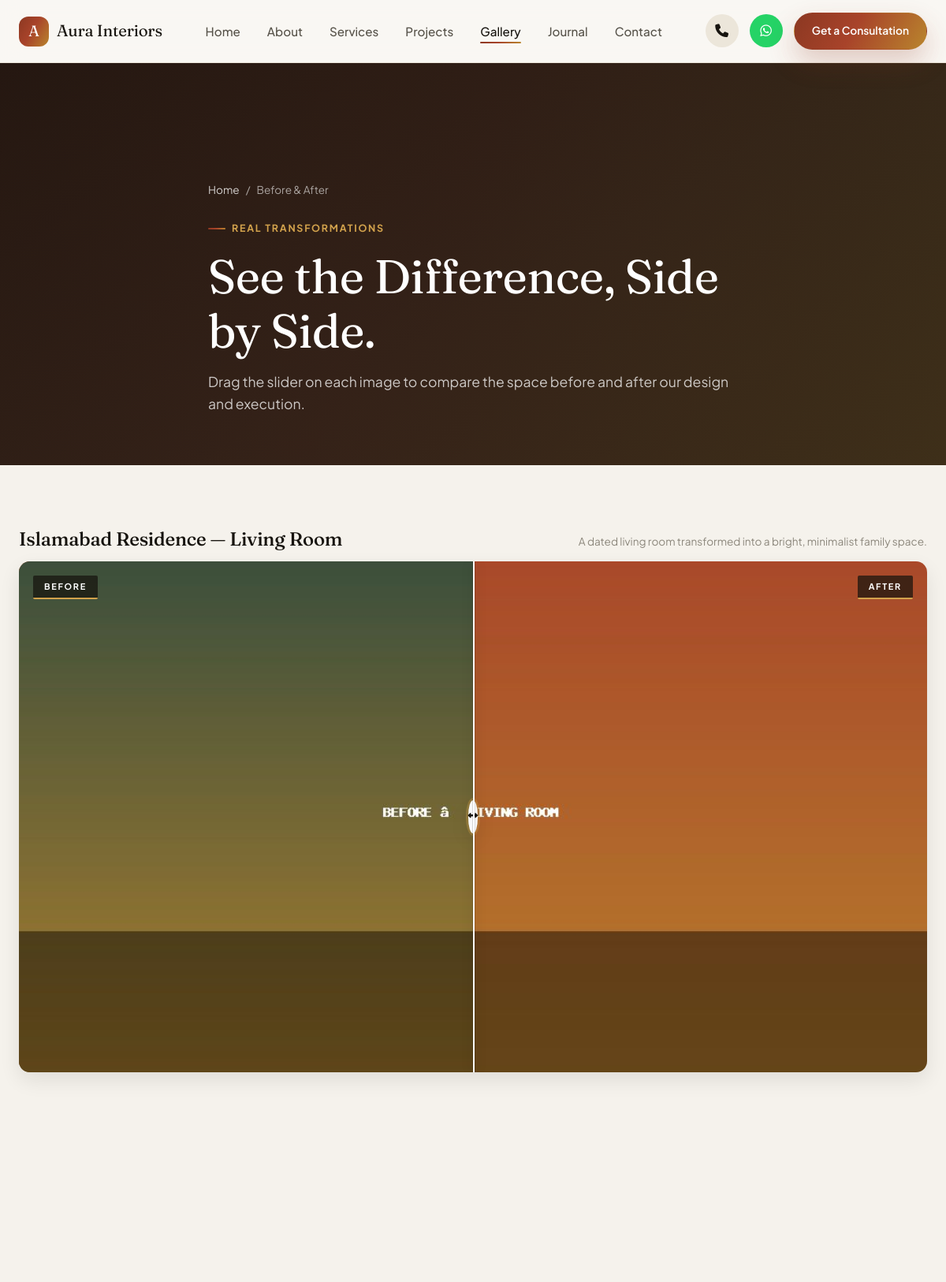
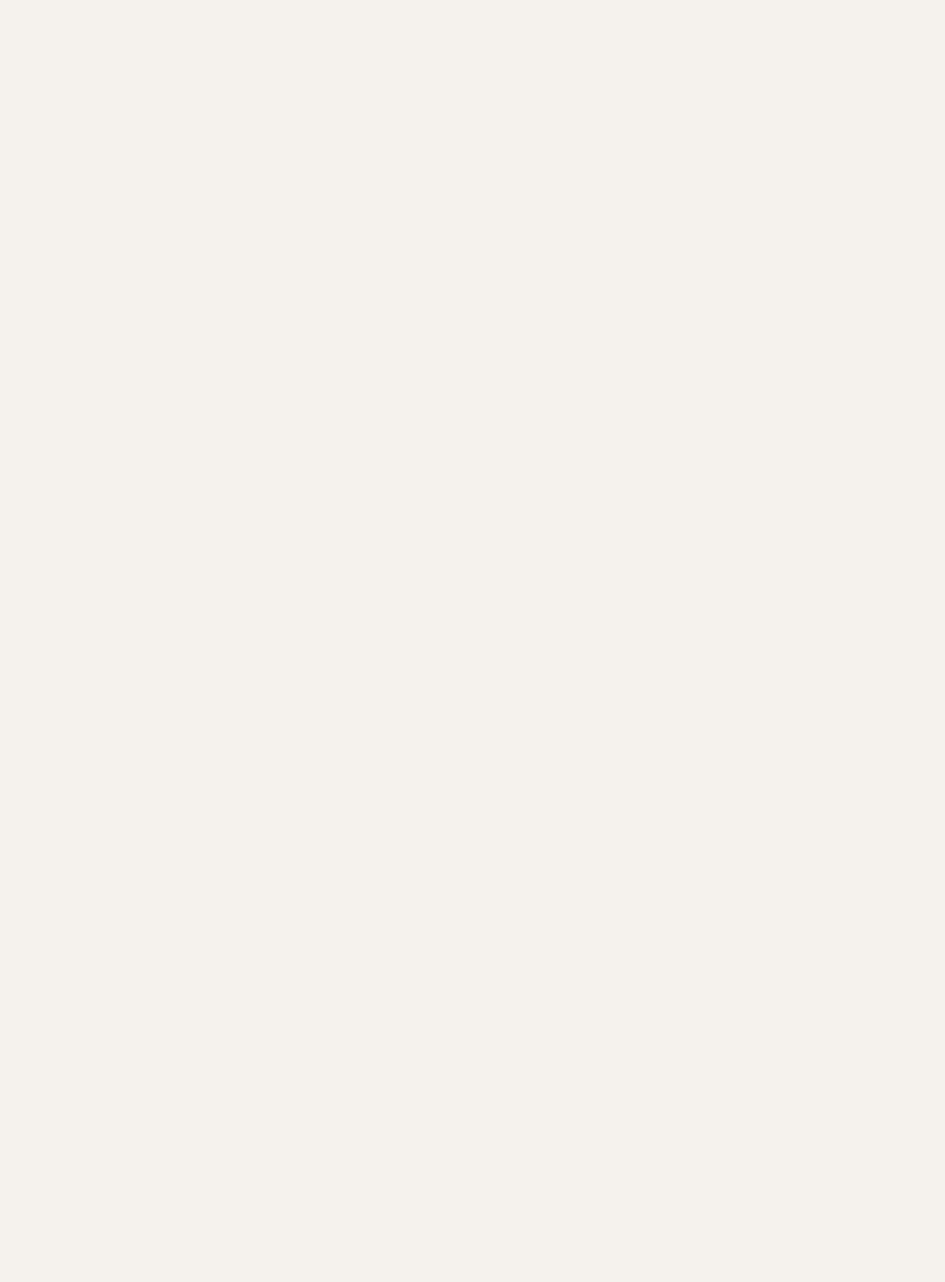
The page /before-after.php (upper part) on the database its author committed (2 pictures, top to bottom).
### tables this page shows
CREATE TABLE `before_after` (
  `id` INT UNSIGNED AUTO_INCREMENT PRIMARY KEY,
  `project_name` VARCHAR(180) NOT NULL,
  `description` VARCHAR(500) NULL,
  `before_image` VARCHAR(255) NOT NULL,
  `after_image` VARCHAR(255) NOT NULL,
  `sort_order` SMALLINT NOT NULL DEFAULT 0,
  `is_published` TINYINT(1) NOT NULL DEFAULT 1,
  `created_at` DATETIME NOT NULL DEFAULT CURRENT_TIMESTAMP
);

### includes/functions.php (called while the page is built, shortened)
<?php
function e(?string $value): string
{
    return htmlspecialchars($value ?? '', ENT_QUOTES, 'UTF-8');
}
function asset(string $path): string
{
    return BASE_URL . '/' . ltrim($path, '/');
}

### config/database.php (called while the page is built, shortened)
<?php
function db(): PDO
{
    static $pdo = null;
    if ($pdo instanceof PDO) {
        return $pdo;
    }
    $dsn = 'mysql:host=' . DB_HOST . ';dbname=' . DB_NAME . ';charset=' . DB_CHARSET;
    try {
        $pdo = new PDO($dsn, DB_USER, DB_PASS, [
            PDO::ATTR_ERRMODE            => PDO::ERRMODE_EXCEPTION,
            PDO::ATTR_DEFAULT_FETCH_MODE => PDO::FETCH_ASSOC,
            PDO::ATTR_EMULATE_PREPARES   => false,
        ]);
    } catch (PDOException $e) {
        http_response_code(500);
        if (defined('SITE_ENV') && SITE_ENV === 'local') {
            die('Database connection failed: ' . $e->getMessage());
        }
        die('We are experiencing a temporary issue. Please try again shortly.');
    }
    return $pdo;
}

### before-after.php (the view, shortened to what this page needs)
<?php
$items = db()->query('SELECT * FROM before_after WHERE is_published = 1 ORDER BY sort_order')->fetchAll();
require __DIR__ . '/includes/header.php';
?>
<section class="page-hero">
  <div class="container page-hero__inner">
    <div class="breadcrumb"><a href="<?= asset('index.php') ?>">Home</a> / <span>Before &amp; After</span></div>
    <div class="eyebrow" style="color:#D2A24C">Real Transformations</div>
    <h1>See the Difference, Side by Side.</h1>
    <p>Drag the slider on each image to compare the space before and after our design and execution.</p>
  </div>
</section>
<section class="section">
  <div class="container">
    <div class="ba-grid">
      <?php foreach ($items as $ba): ?>
        <div class="reveal">
          <div class="ba-item__label">
            <h3><?= e($ba['project_name']) ?></h3>
            <span><?= e($ba['description']) ?></span>
          </div>
          <div class="ba-slider">
            <span class="ba-tag ba-tag--before">Before</span>
            <span class="ba-tag ba-tag--after">After</span>
            <div class="ba-handle"><span class="ba-handle__grip"><i class="fa-solid fa-left-right"></i></span></div>
          </div>
        </div>
      <?php endforeach; ?>
    </div>
  </div>
</section>
<?php require __DIR__ . '/includes/footer.php'; ?>

### assets/css/style.css (style rules this page uses)
:root { --bg: #F5F2EC; --surface: #FFFFFF; --surface-2: #ECE6DA; --surface-tint: #F1ECE1; --ink: #17140F; --ink-soft: #57534A; --ink-faint: #8C877C; --line: #DED6C6; --line-soft: #EAE4D8; --accent-1: #A8432A; --accent-2: #B9852D; --accent-3: #2F4A3E; --accent-4: #D2A24C; --gradient-brand: linear-gradient(120deg, #8C3822 0%, #A8432A 45%, #B9852D 100%); --gradient-brand-soft: linear-gradient(135deg, rgba(168,67,42,.10), rgba(185,133,45,.10)); --gradient-surface: linear-gradient(160deg, #FFFFFF 0%, #FBF8F2 55%, #F7F1E4 100%); --gradient-dark: linear-gradient(150deg, #14120E 0%, #211C15 55%, #2A2116 100%); --gradient-line: linear-gradient(90deg, var(--accent-1), var(--accent-2), var(--accent-4)); --shadow-sm: 0 2px 10px rgba(23,20,15,.06); --shadow-md: 0 10px 26px rgba(23,20,15,.09); --shadow-lg: 0 22px 50px rgba(23,20,15,.16); --shadow-glow: 0 16px 34px rgba(140,56,34,.24); --radius-sm: 8px; --radius-md: 14px; --radius-lg: 20px; --radius-pill: 999px; --font-display: 'Fraunces', 'Georgia', serif; --font-body: 'Plus Jakarta Sans', -apple-system, BlinkMacSystemFont, 'Segoe UI', sans-serif; --container: 1240px; --header-h: 80px; }
*,*::before,*::after { box-sizing:border-box; margin:0; padding:0; }
html { scroll-behavior:smooth; }
body { font-family: var(--font-body); background: var(--bg); color: var(--ink); line-height:1.6; font-size:16px; -webkit-font-smoothing:antialiased; overflow-x:hidden; }
a { color:inherit; text-decoration:none; }
.container { max-width:var(--container); margin:0 auto; padding:0 24px; }
h1,h2,h3,h4,h5 { font-family: var(--font-display); font-weight:500; line-height:1.15; letter-spacing:-0.01em; color:var(--ink); }
h1 { font-size:clamp(2.6rem, 5vw, 4.6rem); font-weight:400; }
h3 { font-size:clamp(1.3rem, 2vw, 1.7rem); }
p { color:var(--ink-soft); }
.eyebrow { display:inline-flex; align-items:center; gap:8px; font-family:var(--font-body); font-weight:700; font-size:.78rem; letter-spacing:.14em; text-transform:uppercase; color:var(--accent-2); margin-bottom:16px; }
.eyebrow::before { content:''; width:22px; height:2px; background:var(--gradient-brand); border-radius:2px; }
.section { padding:80px 0; position:relative; }
.reveal { opacity:0; transform:translateY(14px); transition:opacity .5s cubic-bezier(.2,.7,.2,1), transform .5s cubic-bezier(.2,.7,.2,1); }
.reveal.is-visible { opacity:1; transform:translateY(0); }
.ba-grid { display:grid; gap:36px; }
.ba-item__label { display:flex; justify-content:space-between; align-items:baseline; margin-bottom:14px; }
.ba-item__label span { font-size:.85rem; color:var(--ink-faint); }
.ba-slider { position:relative; width:100%; aspect-ratio:16/9; border-radius:var(--radius-md); overflow:hidden; box-shadow:var(--shadow-md); user-select:none; touch-action:pan-y; }
.ba-tag { position:absolute; top:18px; z-index:3; padding:5px 14px 6px; border-radius:2px; background:rgba(23,20,15,.72); backdrop-filter:blur(6px); color:#fff; font-family:var(--font-body); font-size:.68rem; font-weight:700; letter-spacing:.16em; text-transform:uppercase; border-bottom:2px solid var(--accent-4); }
.ba-tag--before { left:18px; }
.ba-tag--after { right:18px; }
.ba-handle { position:absolute; top:0; bottom:0; left:50%; z-index:4; width:0; transform:translateX(-50%); cursor:ew-resize; display:flex; align-items:center; justify-content:center; }
.ba-handle::before { content:''; position:absolute; top:0; bottom:0; left:0; width:2px; background:#fff; box-shadow:0 0 0 1px rgba(23,20,15,.15), 0 0 14px rgba(0,0,0,.25); }
.ba-handle__grip { width:42px; height:42px; border-radius:50%; background:#fff; display:flex; align-items:center; justify-content:center; gap:4px; box-shadow:var(--shadow-md), 0 0 0 3px rgba(210,162,76,.35); font-size:.8rem; color:var(--ink); }
.page-hero { position:relative; padding:150px 0 64px; background:var(--gradient-dark); color:#fff; overflow:hidden; }
.page-hero::before { content:''; position:absolute; inset:0; background:var(--gradient-brand); opacity:.14; }
.page-hero__inner { position:relative; max-width:720px; }
.page-hero h1 { color:#fff; }
.page-hero p { color:rgba(255,255,255,.75); margin-top:16px; font-size:1.1rem; }
.breadcrumb { display:flex; gap:8px; font-size:.85rem; color:rgba(255,255,255,.6); margin-bottom:20px; position:relative; }
.breadcrumb a { color:rgba(255,255,255,.8); }

### rows shown on the page
before_after: project_name "Islamabad Residence — Living Room", description "A dated living room transformed into a bright, minimalist family space."

### other values the page prints
setting('company_name') "Aura Interiors"
